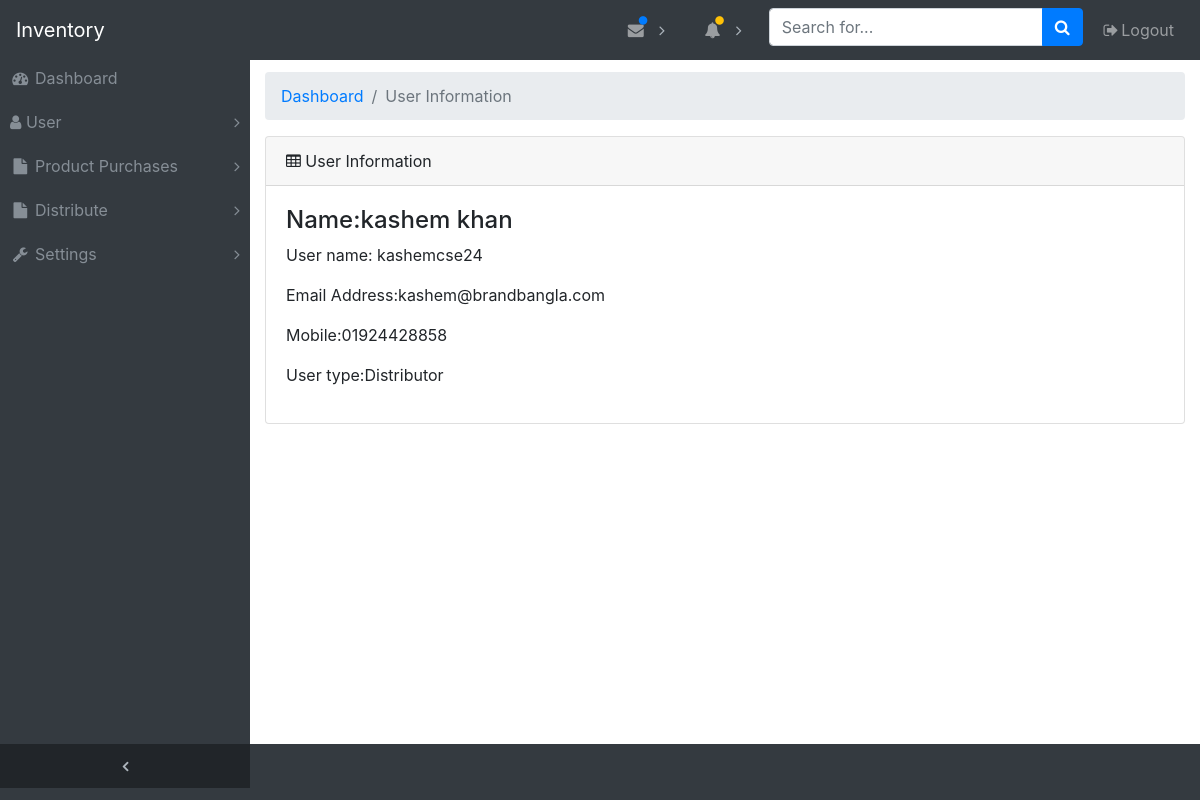
Page /view/admin/user/viewuser.php?id=18 on the committed database.
### tables this page shows
CREATE TABLE `users` (
  `id` int(11) NOT NULL,
  `name` varchar(100) NOT NULL,
  `mobile` varchar(50) NOT NULL,
  `email` varchar(100) NOT NULL,
  `user_name` varchar(100) NOT NULL,
  `user_type` varchar(100) NOT NULL,
  `password` varchar(100) NOT NULL,
  `created_at` timestamp NOT NULL DEFAULT CURRENT_TIMESTAMP,
  `updated_at` timestamp NOT NULL DEFAULT CURRENT_TIMESTAMP
);

### src/Connection.php (called while the page is built, shortened)
<?php
class Connection
{
    private $user = 'root';
    private $pass = '';
    public function __construct(){
        try {
            $this->con = new PDO('mysql:host=localhost;dbname=inventory', $this->user, $this->pass);
        } catch (PDOException $e) {
            print "Error!: " . $e->getMessage() . "<br/>";
            die();
        }
    }
}

### src/admin/User/User.php (called while the page is built, shortened)
<?php
class User extends Connection
{
public function viewuser($id){
        try {
            $stm =  $this->con->prepare("SELECT * FROM `users` WHERE id = :id");
            $stm->bindValue(':id', $id, PDO::PARAM_STR);
            $stm->execute();
            if($stm){
                return $stm->fetch(PDO::FETCH_ASSOC);
            }else{
            }
        } catch (PDOException $e) {
            print "Error!: " . $e->getMessage() . "<br/>";
            die();
        }
    }
}
?>

### view/admin/user/viewuser.php (the view, shortened to what this page needs)
<?php
	include_once "../../../view/admin/include/header.php";
	$user= new App\admin\User\User();
	$users = $user->viewuser($_GET['id']);
?>
<div class="content-wrapper">
    <div class="container-fluid">
      <ol class="breadcrumb">
        <li class="breadcrumb-item">
          <a href="#">Dashboard</a>
        </li>
        <li class="breadcrumb-item active">User Information</li>
      </ol>
      <div class="card mb-3">
        <div class="card-header">
          <i class="fa fa-table"></i> User Information</div>
        <div class="card-body">
        	<h4>Name:<?php echo $users['name']?></h4>
    		<p>User name: <?php echo $users['user_name']?></p>
    		<p>Email Address:<?php echo $users['email']?></p>
    		<p>Mobile:<?php echo $users['mobile']?></p>
    		<p>User type:<?php echo $users['user_type']?></p>
        </div>
      </div>
    </div>
  </div>

### assets/admin/css/sb-admin.css (style rules this page uses)
html { position: relative; min-height: 100%; }
body { overflow-x: hidden; }
body.sticky-footer { margin-bottom: 56px; }
body.sticky-footer .content-wrapper { min-height: calc(100vh - 56px - 56px); }
body.fixed-nav { padding-top: 56px; }
.content-wrapper { min-height: calc(100vh - 56px); padding-top: 1rem; }
.content-wrapper { overflow-x: hidden; background: white; }
@media (min-width: 992px) { .content-wrapper { margin-left: 250px; } }

### rows in the picture
users: name "kashem khan", user_name "kashemcse24", email "kashem@brandbangla.com", mobile "01924428858", user_type "Distributor"
